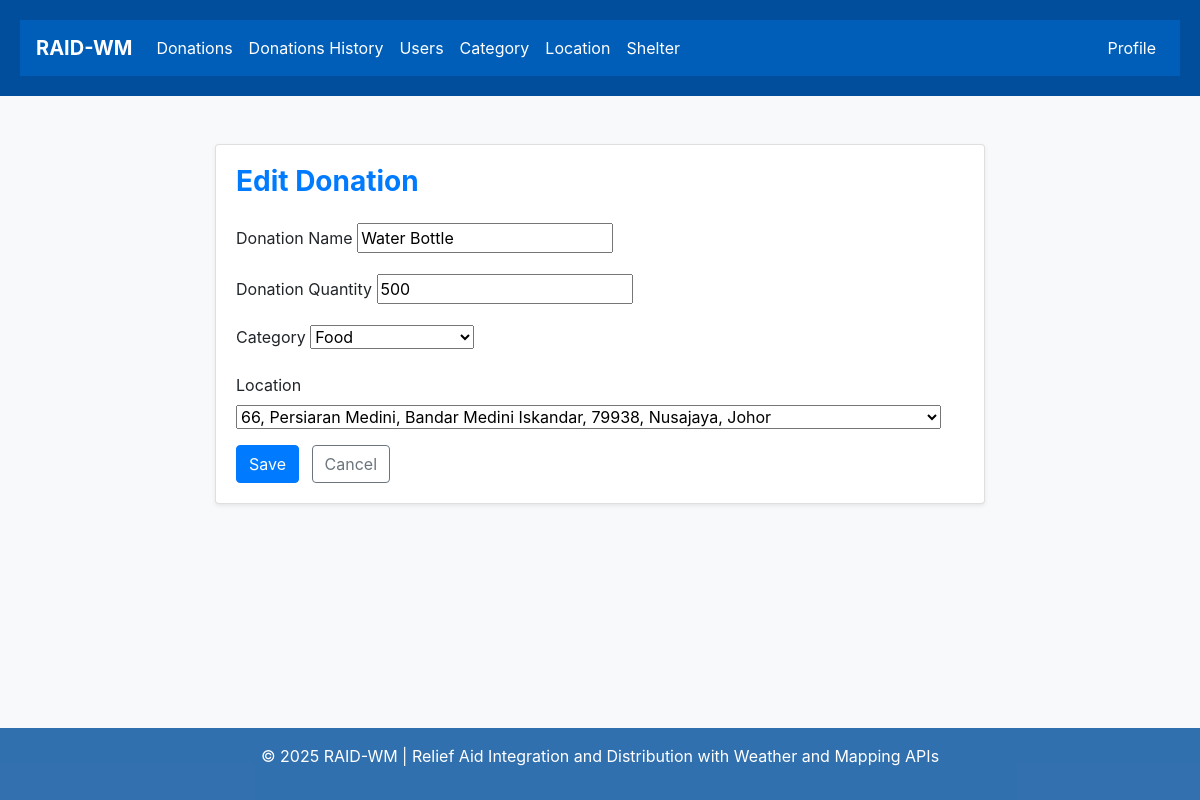
Page /donation/edit/2/?category= (signed in) on the earlier database version.
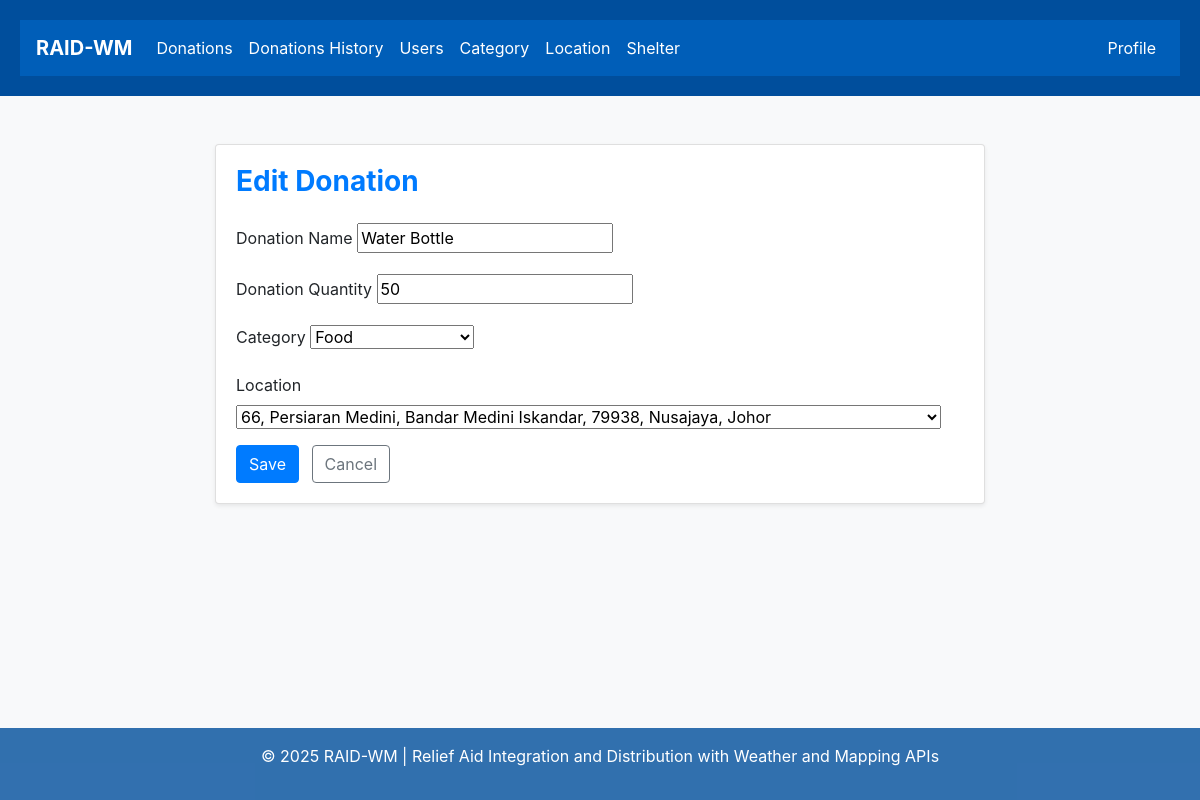
Same page on the later database version.
### members/models.py (models this page shows, shortened)
class Donation(models.Model):
    donationName = models.CharField(max_length=100)
    donationQuantity = models.IntegerField()
    category = models.ForeignKey(Category, on_delete=models.CASCADE, null=True, blank=True)
    location = models.ForeignKey(Location, on_delete=models.CASCADE, null=True, blank=True)

### members/views.py (the view)
# urls.py: path('donation/edit/<int:donation_id>/', views.edit_donation, name='edit_donation'),
@staff_member_required
def edit_donation(request, donation_id):
    donation = get_object_or_404(Donation, id=donation_id)
    category = request.GET.get('category', '')
    if request.method == 'POST':
        form = DonationEditForm(request.POST, instance=donation)
        if form.is_valid():
            form.save()
            redirect_url = reverse('donation')
            if category:
                redirect_url += '?' + urlencode({'category': category})
            return HttpResponseRedirect(redirect_url)
    else:
        form = DonationEditForm(instance=donation)
    return render(request, 'donation/edit_donation.html', {
        'form': form,
        'category': category
    })

### members/forms.py
class DonationEditForm(forms.ModelForm):
    class Meta:
        model = Donation
        fields = ['donationName', 'donationQuantity', 'category', 'location']
        labels = {
            'donationName': 'Donation Name',
            'donationQuantity': 'Donation Quantity',
            'category': 'Category',
            'location': 'Location',
        }

### members/models.py (called while the page is built)
    def __str__(self):
        return self.name

    def __str__(self):
        return f"{self.house_number}, {self.street_name}, {self.residential_area}, {self.postcode}, {self.city}, {self.state}"

### members/templates/donation/edit_donation.html (shortened to what this page needs)
{% extends "master.html" %}
{% block content %}
<div class="container mt-4" style="max-width: 800px;">
  <div class="card shadow-sm">
    <div class="card-body">
      <h3 class="text-primary font-weight-bold mb-4">Edit Donation</h3>
      <form method="post" novalidate>
        {% for field in form %}
          <div class="form-group">
            <label for="{{ field.id_for_label }}">{{ field.label }}</label>
            {{ field }}
          </div>
        {% endfor %}
        <button type="submit" class="btn btn-primary">Save</button>
        <a href="{% url 'donation' %}" class="btn btn-outline-secondary ml-2">Cancel</a>
      </form>
    </div>
  </div>
</div>
{% endblock %}

Differences in the rows shown:
changed Donation "Water Bottle": donationQuantity "500" → "50"
